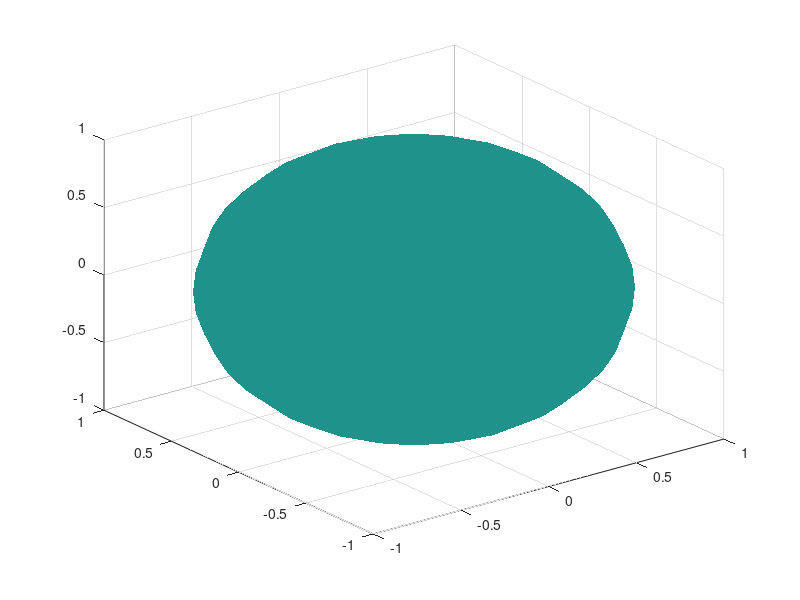

Write MATLAB code to recreate this figure. (Note: this script raises an error after producing the figure.)
function sphere_stereograph_display_test01 ( )

%*****************************************************************************80
%
%% SPHERE_STEREOGRAPH_DISPLAY_TEST01 stereographs icosahedral points.
%
%  Discussion:
%
%    We start with a sphere of radius 1 and center (0,0,0).
%
%    We identify the point (0,0,-1) as the focus.
%
%    We identify the point (0,0,+1) as a point on the projection plane,
%    and the direction (0,0,1) as the normal direction to the plane.
%
%    We choose 12 points on the sphere, which form the vertices of
%    an icosahedron.  We map each point to the plane by drawing a line
%    from the focus through the point to intersect the plane.
%
%  Licensing:
%
%    This code is distributed under the GNU LGPL license.
%
%  Modified:
%
%    26 October 2010
%
%  Author:
%
%    John Burkardt
%
  figure ( 1 )
%
%  Generate data to display a semi-transparent sphere.
%
  [ x, y, z ] = sphere ( 20 );
  c = 0.20 * ones ( size ( z ) );
  surf ( x, y, z, c, 'EdgeColor', 'none' );
  alpha ( 0.5 );
%
%  Hold the graphics screen for more output.
%
  hold on
%
%  Draw a magenta plane.
%
  x = [ -2, 2, 2, -2 ];
  y = [ -2, -2, 2, 2 ];
  z = [ 1, 1, 1, 1 ];
  c = 'm';
  patch ( x, y, z, c );
  alpha ( 0.5 );
%
%  Set the icosahedral points.
%
  phi = 0.5 * ( sqrt ( 5.0 ) + 1.0 );
  b = 1.0 / sqrt ( 1.0 + phi * phi );
  a = phi * b;
  z = 0.0;

  n = 12;
  p(1:3,1:12) = [ ...
      a,  b,  z; ...
      a, -b,  z; ...
      b,  z,  a; ...
      b,  z, -a; ...
      z,  a,  b; ...
      z,  a, -b; ...
      z, -a,  b; ...
      z, -a, -b; ...
     -b,  z,  a; ...
     -b,  z, -a; ...
     -a,  b,  z; ...
     -a, -b,  z ]';
%
%  Compute the stereographic images of the points.
%
  q = sphere_stereograph ( p );
%
%  Draw the focus, center, and pole points in black.
%
  scatter3 ( [0, 0, 0], [0, 0, 0], [-1, 0, +1], 'filled', 'k', 'SizeData', 100 );
%
%  Draw the object points in blue.
%
  scatter3 ( p(1,:), p(2,:), p(3,:), 'filled', 'b' );
%
%  Draw the image points in red.
%
  scatter3 ( q(1,:), q(2,:), q(3,:), 'filled', 'r' );
%
%  Draw a line through the focus, center, and pole.
%
  line ( [0,0,0], [0,0,0], [-1,0,+1], 'Color', 'k', 'LineWidth', 2 )
%
%  Draw lines from the focus through each object point to its image.
%
  pole = zeros ( 3, n );
  pole(3,1:n) = -1.0;

  for j = 1 : n
    line ( [ pole(1,1:n); p(1,1:n); q(1,1:n)], ...
           [ pole(2,1:n); p(2,1:n); q(2,1:n)], ...
           [ pole(3,1:n); p(3,1:n); q(3,1:n)], ...
      'Color', 'b' )
  end
%
%  Make the axes equal and limit the range.
%
  axis equal
  axis ( [ -2, +2, -2, +2, -2, +2 ] );
%
%  Label the plot.
%
  xlabel ( '--X axis--' )
  ylabel ( '--Y axis--' )
  zlabel ( '--Z axis--' )

  title ( 'Stereographic Projection of Icosahedral Points' )

  hold off

  return
end
